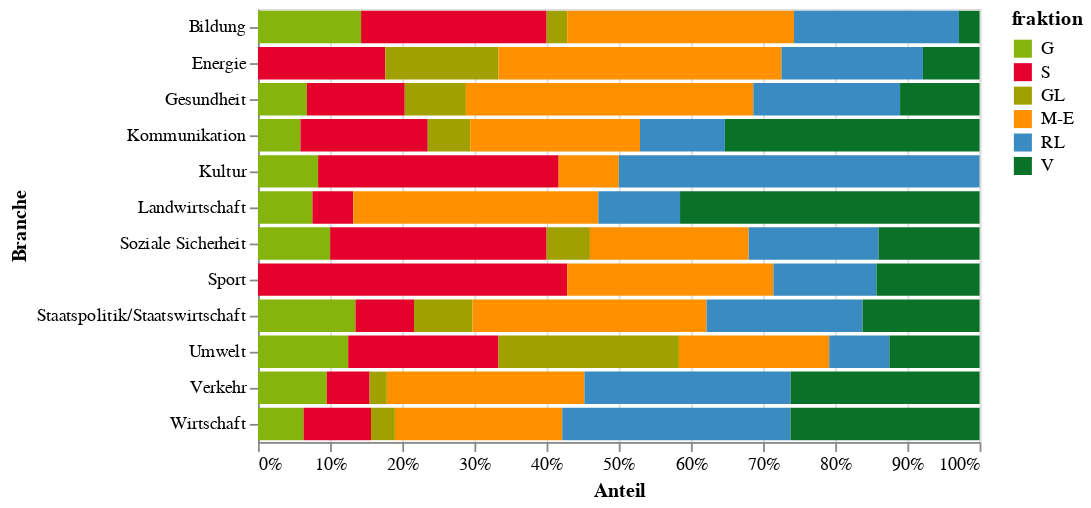

Here is the notebook cell this chart was saved with:
### Markdown cell above
Hier sieht man wie sich die Fraktionen die bezahlten Mandate aufteilen innerhalb der Branchen.
Auffällig ist, dass die linken Parteien nur in der Umweltbranche eine Mehrheit der Lobbymandate haben (falls man die GLP zu den linken zählt). Hingegen sind sie in den Branchen Landwirtschaft, Verkehr und Wirtschaft sehr schwach vertreten.

### Code cell
source = duckdb.query('''
    select branche, fraktion, count(1) count
    from df_bezahlt
    where 1=1
    and branche in (select branche from df_bezahlt group by branche having count(1) >= 10)
    group by 1, 2
    order by branche, case fraktion when 'G' then 1 when 'S' then 2 when 'GL' then 3 when 'M-E' then 4 when 'RL' then 5 else 6 end
''').to_df()

alt.Chart(source).mark_bar().encode(
    x=alt.X('count', title='Anteil', stack='normalize', axis=alt.Axis(format='%')),
    y=alt.Y('branche', title='Branche'),
    color=alt.Color('fraktion', scale=alt.Scale(domain=['G','S','GL','M-E','RL','V'], range=['#85B50C','#E4022D','#A0A000','#FF9100','#3A8BC1','#0A7228'])),
    order=alt.Order('color_fraktion_sort_index:Q'),
)

### Figure 1 — Vega-Lite specification as saved in the notebook (floating-point values rounded to 4 significant figures)
{"config": {"view": {"continuousWidth": 400, "continuousHeight": 300}}, "data": {"name": "data-7e9ac79d0bb27fc1fc0f5a8bebd7f3ba"}, "mark": "bar", "encoding": {"color": {"field": "fraktion", "scale": {"domain": ["G", "S", "GL", "M-E", "RL", "V"], "range": ["#85B50C", "#E4022D", "#A0A000", "#FF9100", "#3A8BC1", "#0A7228"]}, "type": "nominal"}, "order": {"field": "color_fraktion_sort_index", "type": "quantitative"}, "x": {"axis": {"format": "%"}, "field": "count", "stack": "normalize", "title": "Anteil", "type": "quantitative"}, "y": {"field": "branche", "title": "Branche", "type": "nominal"}}, "$schema": "https://vega.github.io/schema/vega-lite/v4.17.0.json", "datasets": {"data-7e9ac79d0bb27fc1fc0f5a8bebd7f3ba": [{"branche": "Bildung", "fraktion": "G", "count": 5}, {"branche": "Bildung", "fraktion": "S", "count": 9}, {"branche": "Bildung", "fraktion": "GL", "count": 1}, {"branche": "Bildung", "fraktion": "M-E", "count": 11}, {"branche": "Bildung", "fraktion": "RL", "count": 8}, {"branche": "Bildung", "fraktion": "V", "count": 1}, {"branche": "Energie", "fraktion": "S", "count": 9}, {"branche": "Energie", "fraktion": "GL", "count": 8}, {"branche": "Energie", "fraktion": "M-E", "count": 20}, {"branche": "Energie", "fraktion": "RL", "count": 10}, {"branche": "Energie", "fraktion": "V", "count": 4}, {"branche": "Gesundheit", "fraktion": "G", "count": 8}, {"branche": "Gesundheit", "fraktion": "S", "count": 16}, {"branche": "Gesundheit", "fraktion": "GL", "count": 10}, {"branche": "Gesundheit", "fraktion": "M-E", "count": 47}, {"branche": "Gesundheit", "fraktion": "RL", "count": 24}, {"branche": "Gesundheit", "fraktion": "V", "count": 13}, {"branche": "Kommunikation", "fraktion": "G", "count": 1}, {"branche": "Kommunikation", "fraktion": "S", "count": 3}, {"branche": "Kommunikation", "fraktion": "GL", "count": 1}, {"branche": "Kommunikation", "fraktion": "M-E", "count": 4}, {"branche": "Kommunikation", "fraktion": "RL", "count": 2}, {"branche": "Kommunikation", "fraktion": "V", "count": 6}, {"branche": "Kultur", "fraktion": "G", "count": 1}, {"branche": "Kultur", "fraktion": "S", "count": 4}, {"branche": "Kultur", "fraktion": "M-E", "count": 1}, {"branche": "Kultur", "fraktion": "RL", "count": 6}, {"branche": "Landwirtschaft", "fraktion": "G", "count": 4}, {"branche": "Landwirtschaft", "fraktion": "S", "count": 3}, {"branche": "Landwirtschaft", "fraktion": "M-E", "count": 18}, {"branche": "Landwirtschaft", "fraktion": "RL", "count": 6}, {"branche": "Landwirtschaft", "fraktion": "V", "count": 22}, {"branche": "Soziale Sicherheit", "fraktion": "G", "count": 5}, {"branche": "Soziale Sicherheit", "fraktion": "S", "count": 15}, {"branche": "Soziale Sicherheit", "fraktion": "GL", "count": 3}, {"branche": "Soziale Sicherheit", "fraktion": "M-E", "count": 11}, {"branche": "Soziale Sicherheit", "fraktion": "RL", "count": 9}, {"branche": "Soziale Sicherheit", "fraktion": "V", "count": 7}, {"branche": "Sport", "fraktion": "S", "count": 6}, {"branche": "Sport", "fraktion": "M-E", "count": 4}, {"branche": "Sport", "fraktion": "RL", "count": 2}, {"branche": "Sport", "fraktion": "V", "count": 2}, {"branche": "Staatspolitik/Staatswirtschaft", "fraktion": "G", "count": 5}, {"branche": "Staatspolitik/Staatswirtschaft", "fraktion": "S", "count": 3}, {"branche": "Staatspolitik/Staatswirtschaft", "fraktion": "GL", "count": 3}, {"branche": "Staatspolitik/Staatswirtschaft", "fraktion": "M-E", "count": 12}, {"branche": "Staatspolitik/Staatswirtschaft", "fraktion": "RL", "count": 8}, {"branche": "Staatspolitik/Staatswirtschaft", "fraktion": "V", "count": 6}, {"branche": "Umwelt", "fraktion": "G", "count": 3}, {"branche": "Umwelt", "fraktion": "S", "count": 5}, {"branche": "Umwelt", "fraktion": "GL", "count": 6}, {"branche": "Umwelt", "fraktion": "M-E", "count": 5}, {"branche": "Umwelt", "fraktion": "RL", "count": 2}, {"branche": "Umwelt", "fraktion": "V", "count": 3}, {"branche": "Verkehr", "fraktion": "G", "count": 8}, {"branche": "Verkehr", "fraktion": "S", "count": 5}, {"branche": "Verkehr", "fraktion": "GL", "count": 2}, {"branche": "Verkehr", "fraktion": "M-E", "count": 23}, {"branche": "Verkehr", "fraktion": "RL", "count": 24}, {"branche": "Verkehr", "fraktion": "V", "count": 22}, {"branche": "Wirtschaft", "fraktion": "G", "count": 21}, {"branche": "Wirtschaft", "fraktion": "S", "count": 31}, {"branche": "Wirtschaft", "fraktion": "GL", "count": 11}, {"branche": "Wirtschaft", "fraktion": "M-E", "count": 77}, {"branche": "Wirtschaft", "fraktion": "RL", "count": 105}, {"branche": "Wirtschaft", "fraktion": "V", "count": 87}]}}
